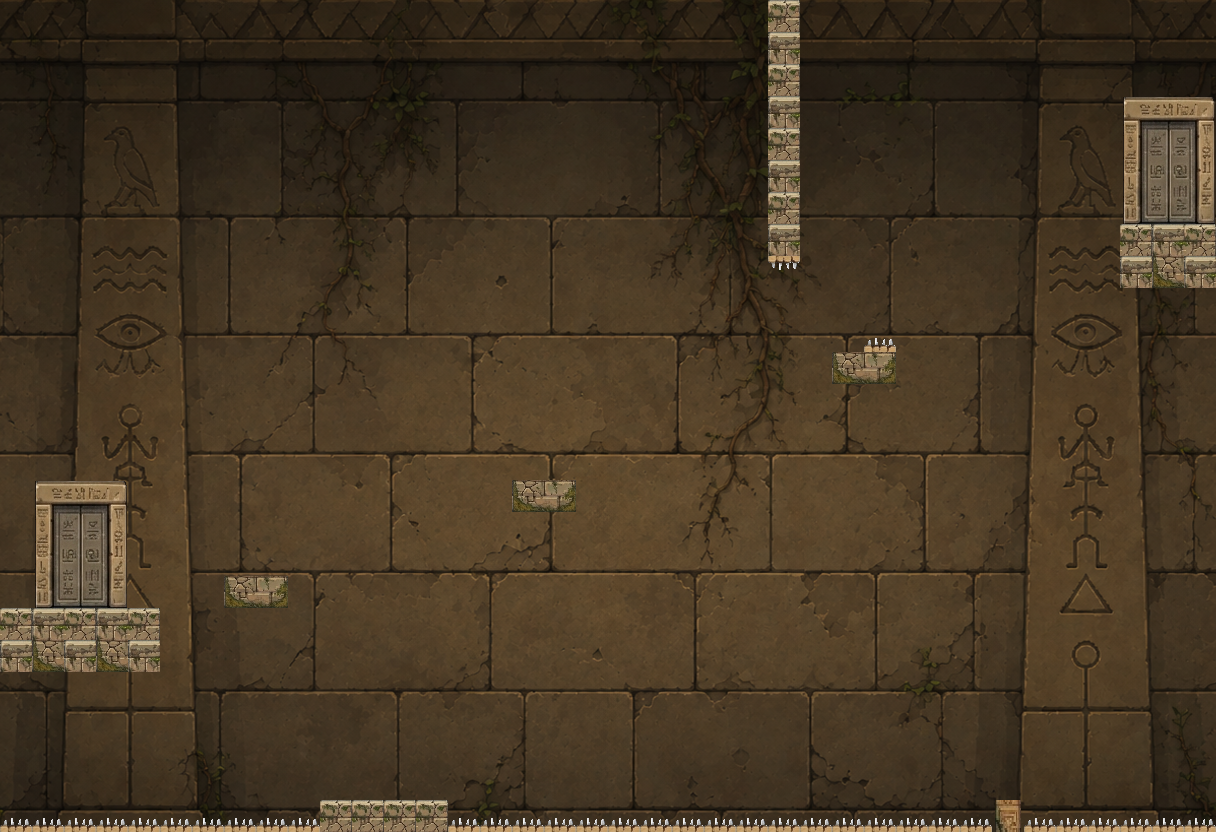

A level layout from a 2D game, rendered from its tile map. Below: a short description, then the map file with tile-grid data replaced by summaries:
An orthogonal 38x26 tile map with 32x32 px tiles, 2 tile layers (Livello tile 1, Livello tile 2), 3 tilesets and 15 objects (5x solid, 2x kill, start, crollo, finish, ...).

<map version="1.10" tiledversion="1.11.2" orientation="orthogonal" renderorder="right-down" width="38" height="26" tilewidth="32" tileheight="32" infinite="0" nextlayerid="51" nextobjectid="16">
 <properties>
  <property name="viaggiPresente" type="int" value="5" />
  <property name="viaggiPassato" type="int" value="6" />
  <property name="dimensionePersonaggio" type="float" value="57.6" />
  <property name="uscita" value="tocco" />
  <property name="titolo" value="La scala delle spine" />
  <property name="parallasse" type="float" value="0.75" />
 </properties>
 <tileset firstgid="1" source="Sfondo2.tsx" />
 <tileset firstgid="1537" source="GrigliaPresente.tsx" />
 <tileset firstgid="1693" source="Griglia.tsx" />
 <layer id="1" name="Livello tile 1" width="38" height="26">
  <data>[988 cells, 988 non-empty, 988 distinct tile ids]</data>
 </layer>
 <layer id="2" name="Livello tile 2" width="38" height="26">
  <data>[988 cells, 94 non-empty, 18 distinct tile ids]</data>
 </layer>
 <objectgroup id="50" name="oggetti">
  <object id="1" name="solid" x="0" y="608" width="160" height="64" />
  <object id="2" name="start" x="32" y="480" width="96" height="128" />
  <object id="3" name="solid" x="224" y="576" width="64" height="32" />
  <object id="4" name="crollo" x="512" y="480" width="64" height="32" />
  <object id="5" name="solid" x="832" y="352" width="64" height="32" />
  <object id="6" name="solid" x="1120" y="224" width="96" height="64" />
  <object id="7" name="finish" x="1120" y="96" width="96" height="128" />
  <object id="8" name="scatto" x="868" y="337" width="24" height="15">
   <properties>
    <property name="distanza" type="float" value="30" />
   </properties>
  </object>
  <object id="9" name="kill" x="773" y="0" width="22" height="284" />
  <object id="10" name="leva" x="240" y="544" width="32" height="32" />
  <object id="11" name="scarabeo" x="836" y="318" width="24" height="24" />
  <object id="12" name="gabbia" x="822" y="300" width="52" height="52" />
  <object id="13" name="geroglifico" x="96" y="568" width="32" height="40">
   <properties>
    <property name="testo" value="Sono Anubi, signore della piramide. Ogni spina qui dentro e' un mio dente." />
   </properties>
  </object>
  <object id="14" name="solid" x="0" y="832" width="1216" height="32" />
  <object id="15" name="kill" x="0" y="813" width="1216" height="19" />
 </objectgroup>
</map>
